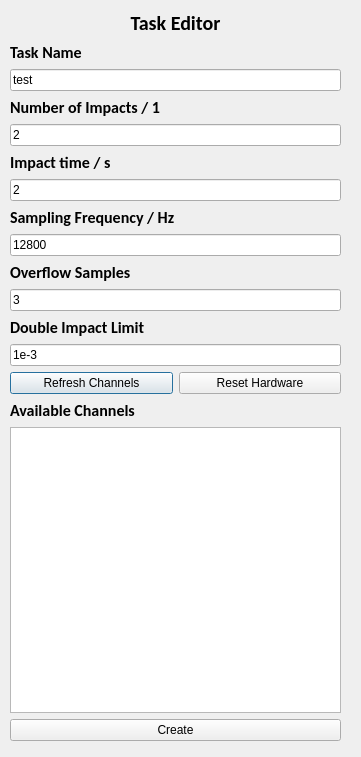
<?xml version="1.0" encoding="UTF-8"?>
<ui version="4.0">
 <class>Dialog</class>
 <widget class="QDialog" name="Dialog">
  <property name="geometry">
   <rect>
    <x>0</x>
    <y>0</y>
    <width>361</width>
    <height>757</height>
   </rect>
  </property>
  <property name="windowTitle">
   <string>Dialog</string>
  </property>
  <widget class="QWidget" name="centralwidget" native="true">
   <property name="geometry">
    <rect>
     <x>0</x>
     <y>0</y>
     <width>351</width>
     <height>751</height>
    </rect>
   </property>
   <widget class="QWidget" name="verticalLayoutWidget_3">
    <property name="geometry">
     <rect>
      <x>10</x>
      <y>10</y>
      <width>331</width>
      <height>731</height>
     </rect>
    </property>
    <layout class="QVBoxLayout" name="meas_layout_task">
     <item>
      <widget class="QLabel" name="meas_label_settings">
       <property name="sizePolicy">
        <sizepolicy hsizetype="Expanding" vsizetype="Fixed">
         <horstretch>0</horstretch>
         <verstretch>0</verstretch>
        </sizepolicy>
       </property>
       <property name="font">
        <font>
         <family>Calibri</family>
         <pointsize>15</pointsize>
         <bold>true</bold>
        </font>
       </property>
       <property name="layoutDirection">
        <enum>Qt::LayoutDirection::RightToLeft</enum>
       </property>
       <property name="text">
        <string>Task Editor</string>
       </property>
       <property name="alignment">
        <set>Qt::AlignmentFlag::AlignCenter</set>
       </property>
      </widget>
     </item>
     <item>
      <widget class="QLabel" name="meas_label_task_name">
       <property name="enabled">
        <bool>true</bool>
       </property>
       <property name="sizePolicy">
        <sizepolicy hsizetype="Expanding" vsizetype="Fixed">
         <horstretch>0</horstretch>
         <verstretch>0</verstretch>
        </sizepolicy>
       </property>
       <property name="font">
        <font>
         <family>Calibri</family>
         <pointsize>12</pointsize>
         <bold>true</bold>
        </font>
       </property>
       <property name="layoutDirection">
        <enum>Qt::LayoutDirection::LeftToRight</enum>
       </property>
       <property name="text">
        <string>Task Name</string>
       </property>
       <property name="alignment">
        <set>Qt::AlignmentFlag::AlignBottom|Qt::AlignmentFlag::AlignLeading|Qt::AlignmentFlag::AlignLeft</set>
       </property>
      </widget>
     </item>
     <item>
      <widget class="QLineEdit" name="meas_line_edit_task_name">
       <property name="toolTip">
        <string extracomment="name"/>
       </property>
       <property name="inputMethodHints">
        <set>Qt::InputMethodHint::ImhNone</set>
       </property>
       <property name="text">
        <string>test</string>
       </property>
       <property name="placeholderText">
        <string>name</string>
       </property>
      </widget>
     </item>
     <item>
      <widget class="QLabel" name="meas_label_num_impacts">
       <property name="enabled">
        <bool>true</bool>
       </property>
       <property name="sizePolicy">
        <sizepolicy hsizetype="Expanding" vsizetype="Fixed">
         <horstretch>0</horstretch>
         <verstretch>0</verstretch>
        </sizepolicy>
       </property>
       <property name="font">
        <font>
         <family>Calibri</family>
         <pointsize>12</pointsize>
         <bold>true</bold>
        </font>
       </property>
       <property name="layoutDirection">
        <enum>Qt::LayoutDirection::LeftToRight</enum>
       </property>
       <property name="text">
        <string>Number of Impacts / 1</string>
       </property>
       <property name="alignment">
        <set>Qt::AlignmentFlag::AlignBottom|Qt::AlignmentFlag::AlignLeading|Qt::AlignmentFlag::AlignLeft</set>
       </property>
      </widget>
     </item>
     <item>
      <widget class="QLineEdit" name="meas_line_edit_num_impacts">
       <property name="inputMethodHints">
        <set>Qt::InputMethodHint::ImhDigitsOnly</set>
       </property>
       <property name="text">
        <string>2</string>
       </property>
      </widget>
     </item>
     <item>
      <widget class="QLabel" name="meas_label_impact_time">
       <property name="enabled">
        <bool>true</bool>
       </property>
       <property name="sizePolicy">
        <sizepolicy hsizetype="Expanding" vsizetype="Fixed">
         <horstretch>0</horstretch>
         <verstretch>0</verstretch>
        </sizepolicy>
       </property>
       <property name="font">
        <font>
         <family>Calibri</family>
         <pointsize>12</pointsize>
         <bold>true</bold>
        </font>
       </property>
       <property name="layoutDirection">
        <enum>Qt::LayoutDirection::LeftToRight</enum>
       </property>
       <property name="text">
        <string>Impact time / s</string>
       </property>
       <property name="alignment">
        <set>Qt::AlignmentFlag::AlignBottom|Qt::AlignmentFlag::AlignLeading|Qt::AlignmentFlag::AlignLeft</set>
       </property>
      </widget>
     </item>
     <item>
      <widget class="QLineEdit" name="meas_line_edit_impact_time">
       <property name="inputMethodHints">
        <set>Qt::InputMethodHint::ImhDigitsOnly</set>
       </property>
       <property name="text">
        <string>2</string>
       </property>
      </widget>
     </item>
     <item>
      <widget class="QLabel" name="meas_label_freq">
       <property name="enabled">
        <bool>true</bool>
       </property>
       <property name="sizePolicy">
        <sizepolicy hsizetype="Expanding" vsizetype="Fixed">
         <horstretch>0</horstretch>
         <verstretch>0</verstretch>
        </sizepolicy>
       </property>
       <property name="font">
        <font>
         <family>Calibri</family>
         <pointsize>12</pointsize>
         <bold>true</bold>
        </font>
       </property>
       <property name="layoutDirection">
        <enum>Qt::LayoutDirection::LeftToRight</enum>
       </property>
       <property name="text">
        <string>Sampling Frequency / Hz</string>
       </property>
       <property name="alignment">
        <set>Qt::AlignmentFlag::AlignBottom|Qt::AlignmentFlag::AlignLeading|Qt::AlignmentFlag::AlignLeft</set>
       </property>
      </widget>
     </item>
     <item>
      <widget class="QLineEdit" name="meas_line_edit_sampling_freq">
       <property name="inputMethodHints">
        <set>Qt::InputMethodHint::ImhDigitsOnly</set>
       </property>
       <property name="text">
        <string>12800</string>
       </property>
      </widget>
     </item>
     <item>
      <widget class="QLabel" name="meas_label_double_overflow_samples">
       <property name="enabled">
        <bool>true</bool>
       </property>
       <property name="sizePolicy">
        <sizepolicy hsizetype="Expanding" vsizetype="Fixed">
         <horstretch>0</horstretch>
         <verstretch>0</verstretch>
        </sizepolicy>
       </property>
       <property name="font">
        <font>
         <family>Calibri</family>
         <pointsize>12</pointsize>
         <bold>true</bold>
        </font>
       </property>
       <property name="layoutDirection">
        <enum>Qt::LayoutDirection::LeftToRight</enum>
       </property>
       <property name="text">
        <string>Overflow Samples</string>
       </property>
       <property name="alignment">
        <set>Qt::AlignmentFlag::AlignBottom|Qt::AlignmentFlag::AlignLeading|Qt::AlignmentFlag::AlignLeft</set>
       </property>
      </widget>
     </item>
     <item>
      <widget class="QLineEdit" name="meas_line_edit_overflow_samples">
       <property name="enabled">
        <bool>true</bool>
       </property>
       <property name="text">
        <string>3</string>
       </property>
      </widget>
     </item>
     <item>
      <widget class="QLabel" name="meas_label_double_impact_limit">
       <property name="enabled">
        <bool>true</bool>
       </property>
       <property name="sizePolicy">
        <sizepolicy hsizetype="Expanding" vsizetype="Fixed">
         <horstretch>0</horstretch>
         <verstretch>0</verstretch>
        </sizepolicy>
       </property>
       <property name="font">
        <font>
         <family>Calibri</family>
         <pointsize>12</pointsize>
         <bold>true</bold>
        </font>
       </property>
       <property name="layoutDirection">
        <enum>Qt::LayoutDirection::LeftToRight</enum>
       </property>
       <property name="text">
        <string>Double Impact Limit</string>
       </property>
       <property name="alignment">
        <set>Qt::AlignmentFlag::AlignBottom|Qt::AlignmentFlag::AlignLeading|Qt::AlignmentFlag::AlignLeft</set>
       </property>
      </widget>
     </item>
     <item>
      <widget class="QLineEdit" name="meas_line_edit_double_impact_limit">
       <property name="enabled">
        <bool>true</bool>
       </property>
       <property name="text">
        <string>1e-3</string>
       </property>
      </widget>
     </item>
     <item>
      <layout class="QHBoxLayout" name="horizontalLayout">
       <item>
        <widget class="QPushButton" name="meas_button_refresh_channels">
         <property name="text">
          <string>Refresh Channels</string>
         </property>
        </widget>
       </item>
       <item>
        <widget class="QPushButton" name="meas_button_reset_hardware">
         <property name="text">
          <string>Reset Hardware</string>
         </property>
        </widget>
       </item>
      </layout>
     </item>
     <item>
      <widget class="QLabel" name="meas_label_channels">
       <property name="enabled">
        <bool>true</bool>
       </property>
       <property name="sizePolicy">
        <sizepolicy hsizetype="Expanding" vsizetype="Fixed">
         <horstretch>0</horstretch>
         <verstretch>0</verstretch>
        </sizepolicy>
       </property>
       <property name="font">
        <font>
         <family>Calibri</family>
         <pointsize>12</pointsize>
         <bold>true</bold>
        </font>
       </property>
       <property name="layoutDirection">
        <enum>Qt::LayoutDirection::LeftToRight</enum>
       </property>
       <property name="text">
        <string>Available Channels</string>
       </property>
       <property name="alignment">
        <set>Qt::AlignmentFlag::AlignBottom|Qt::AlignmentFlag::AlignLeading|Qt::AlignmentFlag::AlignLeft</set>
       </property>
      </widget>
     </item>
     <item>
      <widget class="QListView" name="meas_list_available_channels">
       <property name="selectionMode">
        <enum>QAbstractItemView::SelectionMode::SingleSelection</enum>
       </property>
      </widget>
     </item>
     <item>
      <widget class="QPushButton" name="meas_button_create_task">
       <property name="text">
        <string>Create</string>
       </property>
      </widget>
     </item>
    </layout>
   </widget>
  </widget>
 </widget>
 <resources/>
 <connections>
  <connection>
   <sender>meas_button_refresh_channels</sender>
   <signal>clicked()</signal>
   <receiver>Dialog</receiver>
   <slot>meas_button_refresh_channels_pressed()</slot>
   <hints>
    <hint type="sourcelabel">
     <x>172</x>
     <y>390</y>
    </hint>
    <hint type="destinationlabel">
     <x>318</x>
     <y>759</y>
    </hint>
   </hints>
  </connection>
  <connection>
   <sender>meas_list_available_channels</sender>
   <signal>doubleClicked(QModelIndex)</signal>
   <receiver>Dialog</receiver>
   <slot>meas_list_item_double_clicked()</slot>
   <hints>
    <hint type="sourcelabel">
     <x>188</x>
     <y>510</y>
    </hint>
    <hint type="destinationlabel">
     <x>295</x>
     <y>801</y>
    </hint>
   </hints>
  </connection>
  <connection>
   <sender>meas_button_create_task</sender>
   <signal>clicked()</signal>
   <receiver>Dialog</receiver>
   <slot>meas_button_create_pressed()</slot>
   <hints>
    <hint type="sourcelabel">
     <x>165</x>
     <y>722</y>
    </hint>
    <hint type="destinationlabel">
     <x>153</x>
     <y>763</y>
    </hint>
   </hints>
  </connection>
  <connection>
   <sender>meas_button_reset_hardware</sender>
   <signal>clicked()</signal>
   <receiver>Dialog</receiver>
   <slot>meas_button_reset_hardware_pressed()</slot>
   <hints>
    <hint type="sourcelabel">
     <x>274</x>
     <y>373</y>
    </hint>
    <hint type="destinationlabel">
     <x>237</x>
     <y>775</y>
    </hint>
   </hints>
  </connection>
 </connections>
 <slots>
  <slot>meas_button_refresh_channels_pressed()</slot>
  <slot>meas_list_item_double_clicked()</slot>
  <slot>meas_button_create_pressed()</slot>
  <slot>meas_button_reset_hardware_pressed()</slot>
 </slots>
</ui>
